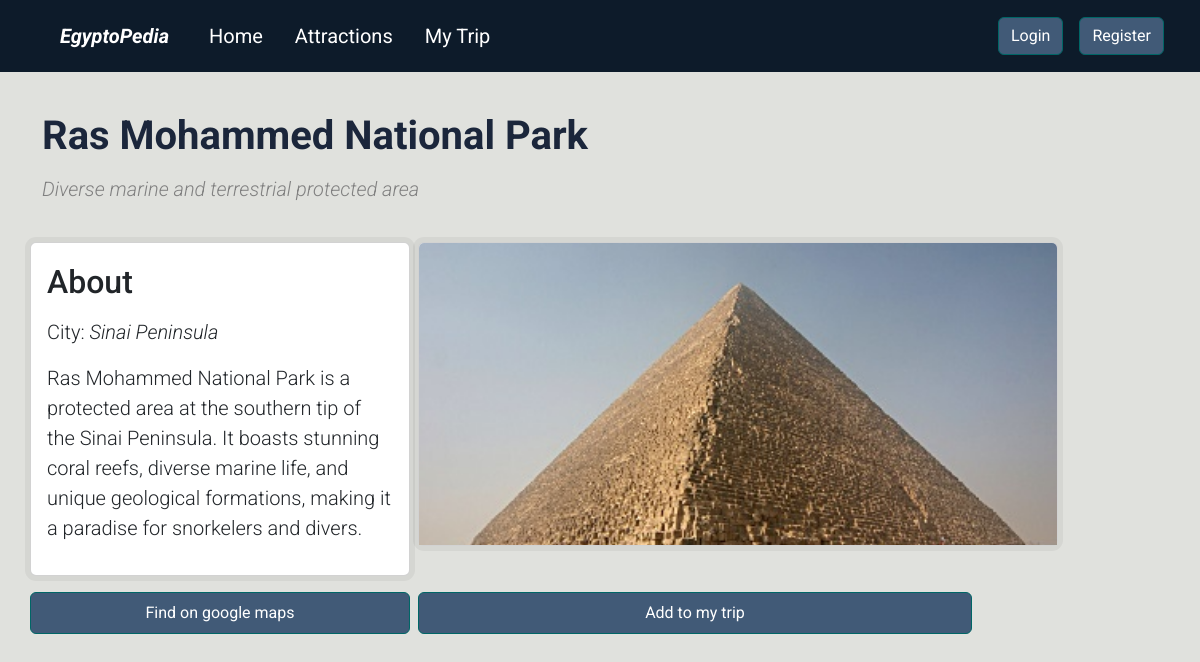
/attractions/view/24, run on the app's committed database.
### models.py (models this page shows)
class Attraction(db.Model):
    __tablename__ = "attractions"
    id = db.Column(db.Integer, primary_key=True)
    name = db.Column(db.String(80), nullable=False)
    city = db.Column(db.String(80), nullable=False)
    location_latitude = db.Column(db.REAL)
    location_longitude = db.Column(db.REAL)
    summary = db.Column(db.String(200))
    description = db.Column(db.String)
    image = db.Column(db.String)

### app.py (the view)
@app.route('/attractions/view/<attraction_id>')
def view_page(attraction_id):
    attraction = db.session.query(Attraction).get(attraction_id)
    slug = attraction.name.replace(' ', '&')
    attraction.slug = slug
    return render_template('view_page.html', attraction=attraction)

### templates/view_page.html (shortened to what this page needs)
{% extends "base.html" %}
{% block head %}
{{ super() }}
<link rel="stylesheet" href="/static/view_page_styles.css">
{% endblock %}
{% block main %}
<div class="container">
  <div class="row">
    <div class="col-12  mt-4 mainHeader">
      <h1 class="">{{attraction.name}}</h1>
    </div>
  </div>
  <div class="row my-0">
    <div class="col-12 ms-0  mt-3 mb-4">
      <h1 class="lead summary">{{attraction.summary}}</h1>
    </div>
  </div>
  <div class="row theCardRow">
    <div class="card  my-3 px-0 col-lg-4 col-sm-8 ">
        <div class="card-body d-flex flex-column">
          <h5 class="card-title mt-1 about">About</h5>
          <p class="card-text my-0 mt-2 lead  city"> City: <span>{{attraction.city}}</span></p>
          <p class="card-text my-3 lead ">{{attraction.description}}</p>
        </div>
      </div>
      <div class="card  my-3 px-0 mx-lg-2 imgContainer2" >
        <img src="{{attraction.image}}"
          onerror="this.onerror = null; this.src='/static/default.jpg'" class="card-img-top img-fluid" alt="..." />
      </div>
  </div>
  <div class="row viewPageButtons">
    <div class="col-md-4 col-sm-8 px-lg-0 px-sm-2   btn-group ">
      <a class="btn btn-primary py-2" href="https://www.google.com/maps?q={{attraction.name}}%20in%20{{attraction.city}}%20,Egypt" target="_blank" >Find on google maps</a>
    </div>
    <div class="col-md-6 col-sm-8 px-2  btn-group addButtonDiv">
      <button type="button" class="btn btn-primary py-2 addButton" data-bs-toggle="modal"
      data-bs-target="#modal{{attraction.id}}">
      Add to my trip
    </button>    </div>
  </div>
</div>
{% endblock %}

### static/main.css (style rules this page uses)
body { background-color: #e0e1dd !important; color: #1b263b !important; font-family: 'Roboto', sans-serif !important; }
.btn.btn-primary { background-color: #415a77 !important; border-color: #006666; color: white; }
.card { box-shadow: rgba(0, 0, 0, 0.05) 0 0 0 5px; }
.imgContainer2 { width: 40rem; height: 304px; aspect-ratio: 16 / 9; }
.imgContainer2 img { object-fit: cover; width: 100%; height: 100%; }

### static/view_page_styles.css (style rules this page uses)
.mainHeader h1 { font-weight: 700; }
.summary { color: grey; font-style: italic; line-height: 0.5; }
.about { font-size: 32px; }
.city span { font-style: italic; }

### data on the page
Attraction: name "Ras Mohammed National Park", summary "Diverse marine and terrestrial protected area", city "Sinai Peninsula", description "Ras Mohammed National Park is a protected area at the southern tip of the Sinai Peninsula. It boasts stunning coral reefs, diverse marine life, and unique geological formations, making it a paradise for snorkelers and divers."
